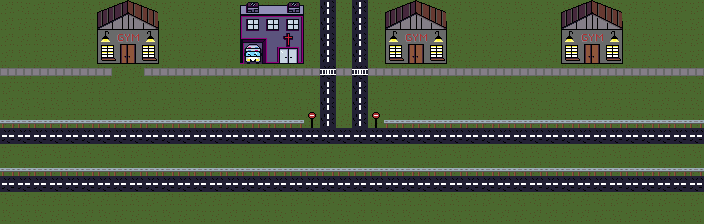

This is a level from a 2D game, rendered from its Tiled map with the project's own tilesets. A one-line summary and the map file follow, with tile-layer data summarised:
An orthogonal 44x14 tile map with 16x16 px tiles, 2 tile layers (Grass, Roads), 3 tilesets and 16 objects.

<map version="1.10" tiledversion="1.11.2" orientation="orthogonal" renderorder="right-down" width="44" height="14" tilewidth="16" tileheight="16" infinite="0" nextlayerid="8" nextobjectid="30">
 <editorsettings>
  <export format="tmx" />
 </editorsettings>
 <tileset firstgid="1" name="Town1_tileset" tilewidth="16" tileheight="16" tilecount="64" columns="8">
  <image source="../images/Town1_tileset.png" width="128" height="128" />
  <tile id="18">
   <properties>
    <property name="door" type="bool" value="true" />
    <property name="map" value="test_indoor_map.tmx" />
   </properties>
  </tile>
  <tile id="32">
   <properties>
    <property name="block" type="bool" value="true" />
   </properties>
  </tile>
  <tile id="33">
   <properties>
    <property name="block" type="bool" value="true" />
   </properties>
  </tile>
  <tile id="34">
   <properties>
    <property name="block" type="bool" value="true" />
   </properties>
  </tile>
  <tile id="35">
   <properties>
    <property name="block" type="bool" value="true" />
   </properties>
  </tile>
  <tile id="40">
   <properties>
    <property name="block" type="bool" value="true" />
   </properties>
  </tile>
  <tile id="41">
   <properties>
    <property name="block" type="bool" value="true" />
   </properties>
  </tile>
  <tile id="42">
   <properties>
    <property name="block" type="bool" value="true" />
   </properties>
  </tile>
  <tile id="43">
   <properties>
    <property name="block" type="bool" value="true" />
   </properties>
  </tile>
  <tile id="48">
   <properties>
    <property name="block" type="bool" value="true" />
   </properties>
  </tile>
  <tile id="49">
   <properties>
    <property name="block" type="bool" value="true" />
   </properties>
  </tile>
  <tile id="50">
   <properties>
    <property name="block" type="bool" value="true" />
   </properties>
  </tile>
  <tile id="51">
   <properties>
    <property name="block" type="bool" value="true" />
   </properties>
  </tile>
  <tile id="56">
   <properties>
    <property name="block" type="bool" value="false" />
   </properties>
  </tile>
  <tile id="57">
   <properties>
    <property name="block" type="bool" value="false" />
    <property name="door" type="bool" value="false" />
   </properties>
  </tile>
  <tile id="58">
   <properties>
    <property name="block" type="bool" value="false" />
    <property name="door" type="bool" value="false" />
   </properties>
  </tile>
  <tile id="59">
   <properties>
    <property name="block" type="bool" value="false" />
   </properties>
  </tile>
 </tileset>
 <tileset firstgid="65" source="Town1_tileset.tsx" />
 <tileset firstgid="129" source="_building.tsx" />
 <layer id="1" name="Grass" width="44" height="14">
  <data>[616 cells, 616 non-empty, 4 distinct tile ids]</data>
 </layer>
 <layer id="2" name="Roads" width="44" height="14">
  <data>[616 cells, 302 non-empty, 41 distinct tile ids]</data>
 </layer>
 <objectgroup color="#f9424d" id="3" name="Blocking">
  <object id="10" x="385.323" y="1.74129" width="64" height="46">
   <properties>
    <property name="block" type="bool" value="true" />
   </properties>
  </object>
  <object id="11" x="560" y="0" width="64" height="46">
   <properties>
    <property name="block" type="bool" value="true" />
   </properties>
  </object>
  <object id="12" x="240" y="0" width="64" height="46">
   <properties>
    <property name="block" type="bool" value="true" />
   </properties>
  </object>
  <object id="13" x="96" y="0" width="64" height="46">
   <properties>
    <property name="block" type="bool" value="true" />
   </properties>
  </object>
  <object id="18" x="0" y="120" width="304" height="8">
   <properties>
    <property name="block" type="bool" value="true" />
   </properties>
  </object>
  <object id="19" x="384" y="120" width="320" height="8">
   <properties>
    <property name="block" type="bool" value="true" />
   </properties>
  </object>
  <object id="27" x="191.016" y="-22.6832" />
 </objectgroup>
 <objectgroup id="6" name="Player Spawn Point">
  <object id="20" x="112" y="80" width="16" height="16">
   <properties>
    <property name="spawn_point" type="object" value="0" />
   </properties>
  </object>
 </objectgroup>
 <objectgroup id="7" name="npcs">
  <object id="23" x="39.3971" y="71.3326">
   <properties>
    <property name="npc_type" value="crawdaddy" />
   </properties>
  </object>
  <object id="24" x="198.776" y="72.5265">
   <properties>
    <property name="npc_type" value="clown" />
   </properties>
  </object>
  <object id="25" x="179.078" y="24.1755">
   <properties>
    <property name="npc_type" value="brother" />
   </properties>
  </object>
 </objectgroup>
 <objectgroup id="5" name="doors">
  <properties>
   <property name="door" type="bool" value="true" />
   <property name="map_file" value="test_indoor_map.tmx" />
  </properties>
  <object id="7" x="120" y="54" width="16" height="2">
   <properties>
    <property name="door" type="bool" value="true" />
    <property name="entrance" type="bool" value="true" />
    <property name="map_file" value="store.tmx" />
   </properties>
  </object>
  <object id="8" x="264" y="54" width="16" height="2">
   <properties>
    <property name="door" type="bool" value="true" />
    <property name="entrance" type="bool" value="true" />
    <property name="map_file" value="clinic.tmx" />
   </properties>
  </object>
  <object id="9" x="407.921" y="54" width="16" height="2">
   <properties>
    <property name="door" type="bool" value="true" />
    <property name="entrance" type="bool" value="true" />
    <property name="map_file" value="store.tmx" />
   </properties>
  </object>
  <object id="21" x="585" y="48" width="16" height="16">
   <properties>
    <property name="door" type="bool" value="true" />
    <property name="entrance" type="bool" value="true" />
    <property name="map_file" value="legdrop_gym.tmx" />
   </properties>
  </object>
  <object id="26" x="169.527" y="87.4496" />
 </objectgroup>
</map>
